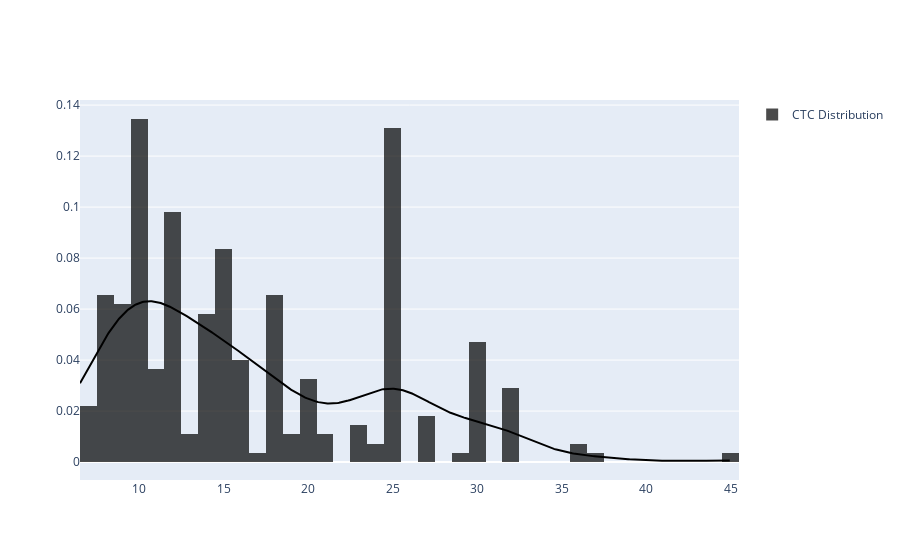

Notebook code cell kept with this figure:
### Code cell
ff.create_distplot([df.dropna()['CTC']],['CTC Distribution'],show_rug=False,show_hist=True,colors=['black'])

### Figure 1 — Plotly figure (JSON) as saved in the notebook; plotly's stock layout.template omitted (floating-point values rounded to 4 significant figures; data arrays with more than 128 entries replaced by an {"elided": "..."} marker saying what was removed)
{"data": [{"autobinx": false, "histnorm": "probability density", "legendgroup": "CTC Distribution", "marker": {"color": "black"}, "name": "CTC Distribution", "opacity": 0.7, "type": "histogram", "x": {"elided": "275 float values"}, "xaxis": "x", "xbins": {"end": 45.03, "size": 1, "start": 6.5}, "yaxis": "y"}, {"legendgroup": "CTC Distribution", "marker": {"color": "black"}, "mode": "lines", "name": "CTC Distribution", "showlegend": false, "type": "scatter", "x": {"elided": "500 float values"}, "xaxis": "x", "y": {"elided": "500 float values"}, "yaxis": "y"}], "layout": {"barmode": "overlay", "hovermode": "closest", "legend": {"traceorder": "reversed"}, "xaxis": {"anchor": "y2", "domain": [0, 1], "zeroline": false}, "yaxis": {"anchor": "free", "domain": [0, 1], "position": 0}}}
